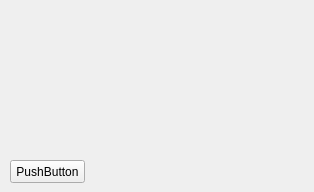
<?xml version="1.0" encoding="UTF-8"?>
<ui version="4.0">
 <class>MainWindow</class>
 <widget class="QMainWindow" name="MainWindow">
  <property name="geometry">
   <rect>
    <x>0</x>
    <y>0</y>
    <width>314</width>
    <height>192</height>
   </rect>
  </property>
  <property name="windowTitle">
   <string>MainWindow</string>
  </property>
  <widget class="QWidget" name="centralwidget">
   <widget class="QPushButton" name="pushButton">
    <property name="geometry">
     <rect>
      <x>10</x>
      <y>160</y>
      <width>75</width>
      <height>23</height>
     </rect>
    </property>
    <property name="text">
     <string>PushButton</string>
    </property>
   </widget>
  </widget>
 </widget>
 <resources/>
 <connections/>
</ui>
